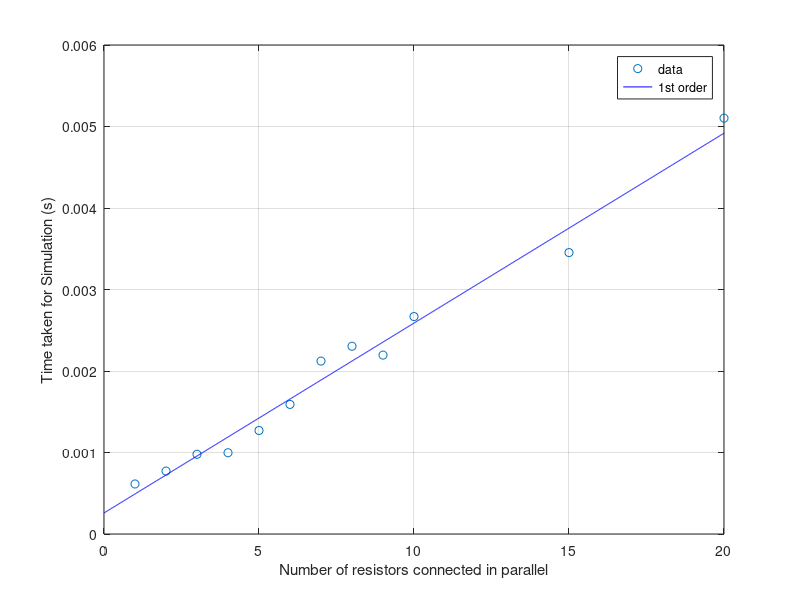

Source code (MATLAB):
clear all; close all; clc; 

data=load('add_parallel.txt');
num = data(:,1);
n001 = data(:,2);

p1=polyfit(num,n001,1);
xx=0:0.01:20;
line_1=p1(1)*xx+p1(2);

figure(1);clf;
plot(num, n001,'o');
hold on;
plot(xx,line_1,'b');
legend('data','1st order');
grid on;
xlabel('Number of resistors connected in parallel');
ylabel('Time taken for Simulation (s)');

